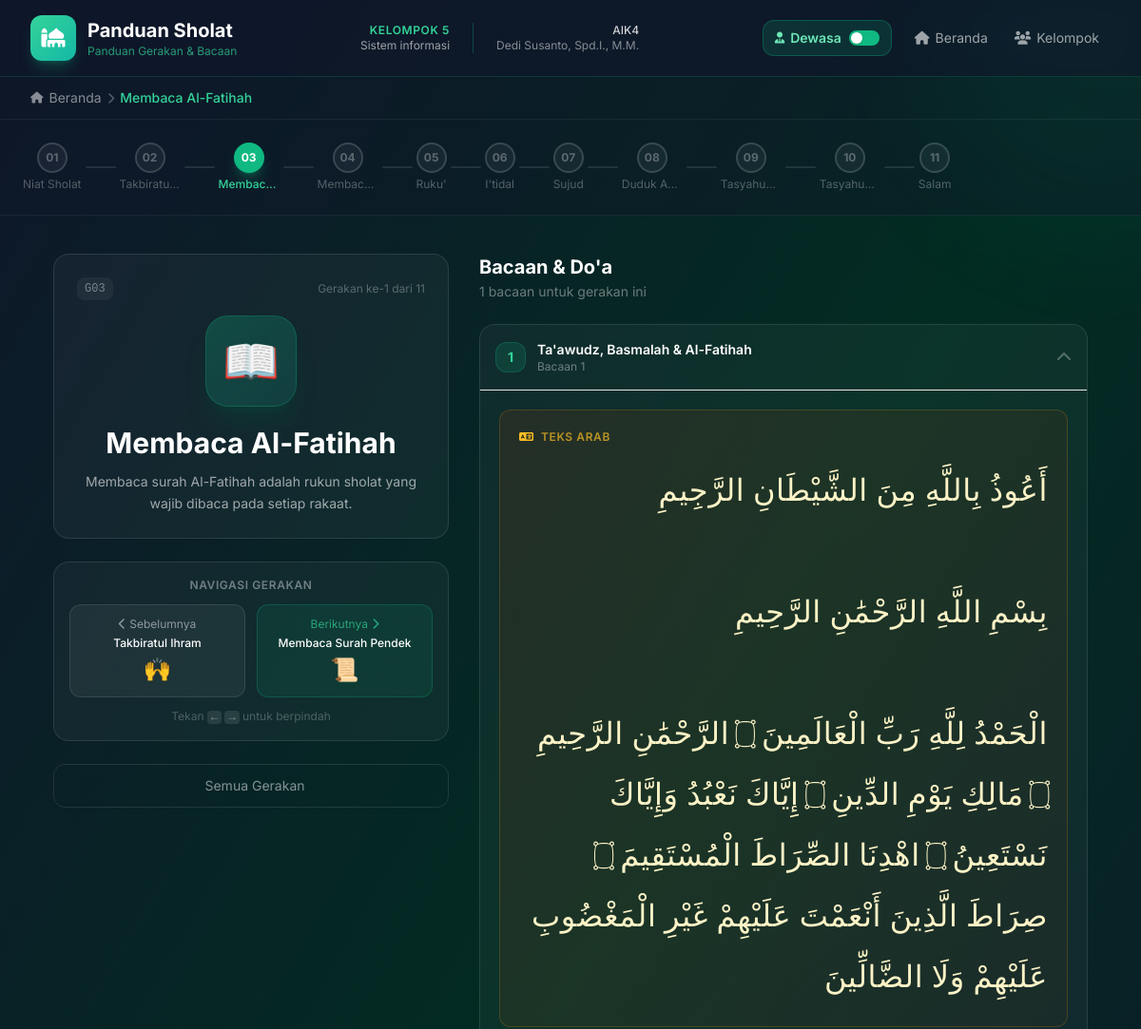
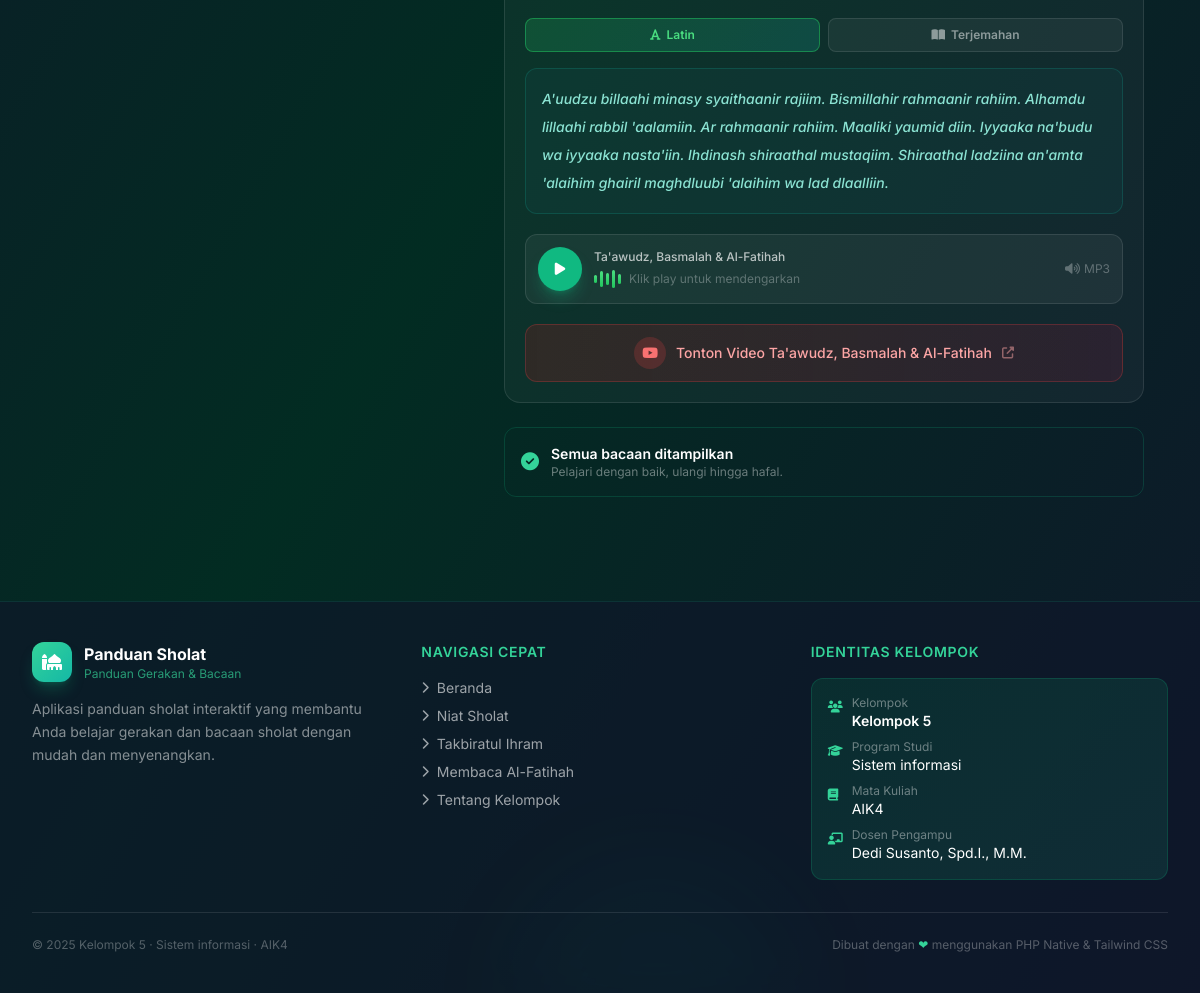
Screenshot of /detail.php?id=3 with the database file from the repository (2 pictures, top to bottom).
### tables this page shows
CREATE TABLE `gerakan_sholat` (
    `id`                INT AUTO_INCREMENT PRIMARY KEY,
    `kode`              VARCHAR(10) NOT NULL UNIQUE COMMENT 'Kode unik gerakan, e.g. G01',
    `nama`              VARCHAR(100) NOT NULL COMMENT 'Nama gerakan sholat',
    `icon`              VARCHAR(50) NOT NULL DEFAULT '🕌' COMMENT 'Emoji icon',
    `warna`             VARCHAR(20) NOT NULL DEFAULT 'emerald' COMMENT 'Nama warna tema (Tailwind)',
    `gambar`            VARCHAR(255) DEFAULT NULL COMMENT 'Path gambar/SVG gerakan',
    `deskripsi_dewasa`  TEXT NOT NULL COMMENT 'Deskripsi untuk mode dewasa',
    `deskripsi_anak`    TEXT NOT NULL COMMENT 'Deskripsi untuk mode anak-anak',
    `urutan`            INT NOT NULL DEFAULT 0 COMMENT 'Urutan tampil (sorting)',
    `created_at`        TIMESTAMP DEFAULT CURRENT_TIMESTAMP,
    `updated_at`        TIMESTAMP DEFAULT CURRENT_TIMESTAMP ON UPDATE CURRENT_TIMESTAMP,
    INDEX `idx_urutan` (`urutan`)
);

CREATE TABLE `bacaan_sholat` (
    `id`                INT AUTO_INCREMENT PRIMARY KEY,
    `gerakan_id`        INT NOT NULL COMMENT 'FK ke gerakan_sholat',
    `judul`             VARCHAR(150) NOT NULL COMMENT 'Judul bacaan',
    `arab`              TEXT NOT NULL COMMENT 'Teks Arab',
    `latin`             TEXT NOT NULL COMMENT 'Transliterasi Latin',
    `terjemah_dewasa`   TEXT NOT NULL COMMENT 'Terjemahan mode dewasa',
    `terjemah_anak`     TEXT NOT NULL COMMENT 'Terjemahan mode anak-anak',
    `audio_file`        VARCHAR(255) DEFAULT NULL COMMENT 'Path file audio MP3',
    `video_url`         VARCHAR(500) DEFAULT NULL COMMENT 'URL YouTube embed',
    `urutan`            INT NOT NULL DEFAULT 0 COMMENT 'Urutan tampil dalam gerakan',
    `created_at`        TIMESTAMP DEFAULT CURRENT_TIMESTAMP,
    `updated_at`        TIMESTAMP DEFAULT CURRENT_TIMESTAMP ON UPDATE CURRENT_TIMESTAMP,
    INDEX `idx_gerakan_urutan` (`gerakan_id`, `urutan`),
    CONSTRAINT `fk_bacaan_gerakan`
        FOREIGN KEY (`gerakan_id`) REFERENCES `gerakan_sholat`(`id`)
        ON DELETE CASCADE ON UPDATE CASCADE
);

### detail.php (the view, shortened to what the rows shown need)
<?php
require_once 'config/data.php';
$id      = isset($_GET['id']) ? (int)$_GET['id'] : 1;
$gerakan = null;
$idx     = 0;
foreach ($gerakanSholat as $i => $g) {
    if ($g['id'] === $id) {
        $gerakan = $g;
        $idx     = $i;
        break;
    }
}
$prevGerakan = $idx > 0 ? $gerakanSholat[$idx - 1] : null;
$nextGerakan = $idx < count($gerakanSholat) - 1 ? $gerakanSholat[$idx + 1] : null;
include 'includes/header.php';
include 'includes/nav.php';
?>
<div class="relative z-10 overflow-x-auto py-6 bg-slate-900/40 border-b border-white/5">
    <div class="flex items-center min-w-max mx-auto px-6 gap-0">
        <?php foreach ($gerakanSholat as $i => $g): ?>
        <div class="flex items-center">
            <a href="detail.php?id=<?= $g['id'] ?>"
               title="<?= htmlspecialchars($g['nama']) ?>"
               class="progress-step flex flex-col items-center gap-1 group">
                <div class="w-8 h-8 rounded-full border-2 flex items-center justify-center text-xs font-bold transition-all duration-300
                    <?php if ($g['id'] == $id): ?>
                        border-emerald-500 bg-emerald-500 text-white shadow-lg shadow-emerald-500/30
                    <?php elseif ($i < $idx): ?>
                        border-emerald-600/60 bg-emerald-600/20 text-emerald-400
                    <?php else: ?>
                        border-white/15 bg-white/5 text-white/30 group-hover:border-emerald-500/50 group-hover:text-white/60
                    <?php endif; ?>">
                    <?php if ($i < $idx): ?>
                        <i class="fas fa-check text-xs"></i>
                    <?php else: ?>
                        <?= str_pad($i + 1, 2, '0', STR_PAD_LEFT) ?>
                    <?php endif; ?>
                </div>
                <span class="text-xs whitespace-nowrap max-w-16 truncate text-center
                    <?= $g['id'] == $id ? 'text-emerald-400 font-medium' : 'text-white/30' ?>">
                    <?= htmlspecialchars($g['nama']) ?>
                </span>
            </a>
            <?php if ($i < count($gerakanSholat) - 1): ?>
            <div class="w-8 h-0.5 mx-1 rounded-full transition-colors
                <?= $i < $idx ? 'bg-emerald-500/50' : 'bg-white/10' ?>"></div>
            <?php endif; ?>
        </div>
        <?php endforeach; ?>
    </div>
</div>
<div class="max-w-6xl mx-auto px-4 sm:px-6 lg:px-8 py-10">
    <div class="grid grid-cols-1 lg:grid-cols-5 gap-8">
        <div class="lg:col-span-2 space-y-6">
            <div class="glass-card rounded-2xl p-6 border border-white/10 animate__animated animate__fadeInLeft">
                <div class="flex items-center justify-between mb-4">
                    <span class="text-xs font-mono text-white/40 bg-white/5 px-2 py-1 rounded-lg"><?= $gerakan['kode'] ?></span>
                    <span class="text-xs text-white/30">Gerakan ke-<?= $idx + 1 ?> dari <?= count($gerakanSholat) ?></span>
                </div>
                <div class="flex justify-center mb-5">
                    <div class="w-24 h-24 rounded-3xl bg-gradient-to-br from-emerald-500/25 to-teal-500/15
                                border border-emerald-500/25 flex items-center justify-center text-5xl
                                animate-float shadow-xl shadow-emerald-900/30">
                        <?= $gerakan['icon'] ?>
                    </div>
                </div>
                <h2 class="text-2xl md:text-3xl font-bold text-white text-center mb-2">
                    <?= htmlspecialchars($gerakan['nama']) ?>
                </h2>
                <div x-show="!isAnakMode" class="text-white/60 text-sm leading-relaxed text-center mt-3">
                    <?= htmlspecialchars($gerakan['deskripsi']['dewasa']) ?>
                </div>
            </div>
            <div class="glass-card rounded-2xl p-4 border border-white/10">
                <div class="flex gap-3">
                    <?php if ($prevGerakan): ?>
                    <a href="detail.php?id=<?= $prevGerakan['id'] ?>"
                       id="nav-prev"
                       class="flex-1 flex flex-col items-center p-3 rounded-xl bg-white/5 hover:bg-white/10 border border-white/10 hover:border-white/20 transition-all group">
                        <div class="flex items-center gap-1 text-white/50 group-hover:text-white text-sm mb-1">
                            <i class="fas fa-chevron-left text-xs"></i>
                            <span class="text-xs">Sebelumnya</span>
                        </div>
                        <span class="text-white font-medium text-xs text-center"><?= htmlspecialchars($prevGerakan['nama']) ?></span>
                        <span class="text-2xl mt-1"><?= $prevGerakan['icon'] ?></span>
                    </a>
                    <?php else: ?>
                    <div class="flex-1 flex flex-col items-center p-3 rounded-xl bg-white/3 border border-white/5 opacity-40">
                        <span class="text-white/30 text-xs">Awal</span>
                    </div>
                    <?php endif; ?>
                    <?php if ($nextGerakan): ?>
                    <a href="detail.php?id=<?= $nextGerakan['id'] ?>"
                       id="nav-next"
                       class="flex-1 flex flex-col items-center p-3 rounded-xl bg-emerald-500/10 hover:bg-emerald-500/20 border border-emerald-500/25 hover:border-emerald-500/50 transition-all group">
                        <div class="flex items-center gap-1 text-emerald-400/70 group-hover:text-emerald-400 text-sm mb-1">
                            <span class="text-xs">Berikutnya</span>
                            <i class="fas fa-chevron-right text-xs"></i>
                        </div>
                        <span class="text-white font-medium text-xs text-center"><?= htmlspecialchars($nextGerakan['nama']) ?></span>
                        <span class="text-2xl mt-1"><?= $nextGerakan['icon'] ?></span>
                    </a>
                    <?php endif; ?>
                </div>
            </div>
        </div>
        <div class="lg:col-span-3 space-y-6 animate__animated animate__fadeInRight">
            <?php foreach ($gerakan['bacaan'] as $bIdx => $bacaan): ?>
            <div class="glass-card rounded-2xl border border-white/10 overflow-hidden"
                 x-data="{ showVideo: false, isExpanded: true }"
                 style="animation-delay: <?= $bIdx * 0.1 ?>s">
                <div class="flex items-center justify-between p-4 border-b border-white/8 cursor-pointer"
                     @click="isExpanded = !isExpanded">
                    <div class="flex items-center gap-3">
                        <div class="w-8 h-8 rounded-xl bg-emerald-500/15 border border-emerald-500/25 flex items-center justify-center text-emerald-400 text-sm font-bold">
                            <?= $bIdx + 1 ?>
                        </div>
                        <div>
                            <h4 class="text-white font-semibold text-sm"><?= htmlspecialchars($bacaan['judul']) ?></h4>
                            <p class="text-white/40 text-xs">Bacaan <?= $bIdx + 1 ?></p>
                        </div>
                    </div>
                    <i class="fas fa-chevron-down text-white/30 transition-transform duration-200"
                       :class="isExpanded ? 'rotate-180' : ''"></i>
                </div>
                <div x-show="isExpanded" x-collapse class="p-5 space-y-5">
                    <div class="p-5 rounded-xl bg-gradient-to-br from-amber-900/20 to-yellow-900/10 border border-amber-500/20">
                        <div class="flex items-center gap-2 mb-4">
                            <i class="fas fa-language text-amber-400 text-xs"></i>
                            <span class="text-amber-400/70 text-xs uppercase tracking-wider font-semibold">Teks Arab</span>
                        </div>
                        <p class="arabic-text"><?= nl2br($bacaan['arab']) ?></p>
                    </div>
                    <div x-data="{ tab: 'latin' }">
                        <div class="flex gap-2 mb-4">
                            <button @click="tab='latin'"
                                    :class="tab === 'latin' ? 'bacaan-tab-btn active bg-emerald-500/15 border-emerald-500/40 text-emerald-400' : 'bacaan-tab-btn bg-white/5 border-white/10 text-white/50 hover:text-white hover:bg-white/10'"
                                    class="flex-1 py-2 text-xs font-semibold rounded-lg border transition-all">
                                <i class="fas fa-font mr-1.5"></i>Latin
                            </button>
                            <button @click="tab='terjemah'"
                                    :class="tab === 'terjemah' ? 'bacaan-tab-btn active bg-emerald-500/15 border-emerald-500/40 text-emerald-400' : 'bacaan-tab-btn bg-white/5 border-white/10 text-white/50 hover:text-white hover:bg-white/10'"
                                    class="flex-1 py-2 text-xs font-semibold rounded-lg border transition-all">
                                <i class="fas fa-book-open mr-1.5"></i>Terjemahan
                            </button>
                        </div>
                        <div x-show="tab === 'latin'" x-transition>
                            <div class="p-4 rounded-xl bg-teal-900/20 border border-teal-500/20">
                                <p class="text-teal-200/90 text-sm leading-loose italic font-medium">
                                    <?= htmlspecialchars($bacaan['latin']) ?>
                                </p>
                            </div>
                        </div>
                    </div>
                    <?php
                        $audioJs = htmlspecialchars(json_encode(BASE_URL . $bacaan['audio'], JSON_UNESCAPED_UNICODE), ENT_QUOTES, 'UTF-8');
                        $judulJs = htmlspecialchars(json_encode($bacaan['judul'], JSON_UNESCAPED_UNICODE), ENT_QUOTES, 'UTF-8');
                    ?>
                    <div class="flex items-center gap-3 p-3 rounded-xl bg-white/5 border border-white/10">
                        <button onclick="playAudio(<?= $audioJs ?>, <?= $judulJs ?>)"
                                id="audio-btn-<?= $bIdx ?>"
                                class="w-11 h-11 rounded-full bg-emerald-500 hover:bg-emerald-400 text-white flex items-center justify-center shadow-lg shadow-emerald-500/30 transition-all hover:scale-105 flex-shrink-0">
                            <i class="fas fa-play text-sm"></i>
                        </button>
                        <div class="flex-1 min-w-0">
                            <p class="text-white/70 text-xs font-medium"><?= htmlspecialchars($bacaan['judul']) ?></p>
                            <div class="flex items-center gap-2 mt-1">
                                <div class="audio-wave paused" id="wave-<?= $bIdx ?>">
                                    <span></span><span></span><span></span><span></span><span></span>
                                </div>
                                <span class="text-white/30 text-xs">Klik play untuk mendengarkan</span>
                            </div>
                        </div>
                        <div class="flex items-center gap-1 text-white/30">
                            <i class="fas fa-volume-up text-xs"></i>
                            <span class="text-xs">MP3</span>
                        </div>
                    </div>
                    <?php if (!empty($bacaan['video'])): ?>
                    <?php
                        $videoJs = htmlspecialchars(json_encode($bacaan['video'], JSON_UNESCAPED_UNICODE), ENT_QUOTES, 'UTF-8');
                    ?>
                    <button @click="openVideo(<?= $videoJs ?>, <?= $judulJs ?>)"
                            class="w-full flex items-center justify-center gap-2.5 py-3 rounded-xl
                                   bg-gradient-to-r from-red-900/30 to-rose-900/20 border border-red-500/25
                                   hover:from-red-900/50 hover:border-red-500/50 transition-all group text-sm font-medium text-red-300 hover:text-red-200">
                        <div class="w-8 h-8 rounded-full bg-red-500/20 flex items-center justify-center group-hover:bg-red-500/30 transition-colors">
                            <i class="fab fa-youtube text-red-400"></i>
                        </div>
                        <span>Tonton Video <?= htmlspecialchars($bacaan['judul']) ?></span>
                        <i class="fas fa-external-link-alt text-xs opacity-50"></i>
                    </button>
                    <?php endif; ?>
                </div>
            </div>
            <?php endforeach; ?>
        </div>
    </div>
</div>
<?php include 'includes/footer.php'; ?>

### includes/footer.php (shortened to what the rows shown need)
    </main>
    <footer class="relative z-10 mt-16 border-t border-emerald-500/15 bg-slate-900/70 backdrop-blur-xl">
        <div class="max-w-7xl mx-auto px-4 sm:px-6 lg:px-8 py-10">
            <div class="grid grid-cols-1 md:grid-cols-3 gap-8">
                <div>
                    <ul class="space-y-2">
                        <?php
                        if (isset($gerakanSholat)):
                            $firstThree = array_slice($gerakanSholat, 0, 3);
                            foreach ($firstThree as $g):
                        ?>
                        <li>
                            <a href="<?= BASE_URL ?>detail.php?id=<?= $g['id'] ?>"
                               class="text-white/60 hover:text-emerald-400 text-sm transition-colors flex items-center gap-2">
                                <i class="fas fa-chevron-right text-xs"></i> <?= htmlspecialchars($g['nama']) ?>
                            </a>
                        </li>
                        <?php endforeach; endif; ?>
                    </ul>
                </div>
            </div>
        </div>
    </footer>
</body>
</html>

### rows the page displays
gerakan_sholat: i "01", nama "Niat Sholat"
gerakan_sholat: i "02", nama "Takbiratu…", nama "Takbiratul Ihram", icon "🙌"
gerakan_sholat: i "03", nama "Membac…", kode "G03", icon "📖", nama "Membaca Al-Fatihah", deskripsi_dewasa "Membaca surah Al-Fatihah adalah rukun sholat yang wajib dibaca pada setiap rakaat."
gerakan_sholat: i "04", nama "Membac…", nama "Membaca Surah Pendek", icon "📜"
gerakan_sholat: i "05", nama "Ruku'"
gerakan_sholat: i "06", nama "I'tidal"
gerakan_sholat: i "07", nama "Sujud"
gerakan_sholat: i "08", nama "Duduk A…"
gerakan_sholat: i "09", nama "Tasyahu…"
gerakan_sholat: i "10", nama "Tasyahu…"
gerakan_sholat: i "11", nama "Salam"
bacaan_sholat: judul "Ta'awudz, Basmalah & Al-Fatihah", arab "أَعُوذُ بِاللَّهِ مِنَ الشَّيْطَانِ الرَّجِيمِ بِسْمِ اللَّهِ الرَّحْمَٰنِ الرَّحِيمِ الْحَمْدُ لِلَّهِ رَبِّ الْعَالَمِينَ ۝ الرَّحْمَٰنِ الرَّحِيمِ ۝ مَالِكِ يَوْمِ الدِّينِ ۝ إِيَّاكَ نَعْبُدُ وَإِيَّاكَ نَسْتَعِينُ ۝ اهْدِنَا الصِّرَاطَ الْمُسْتَقِيمَ ۝ صِرَاطَ الَّذِينَ أَنْعَمْتَ عَلَيْهِمْ غَيْرِ الْمَغْضُوبِ عَلَيْهِمْ وَلَا الضَّالِّينَ", latin "A'uudzu billaahi minasy syaithaanir rajiim. Bismillahir rahmaanir rahiim. Alhamdu lillaahi rabbil 'aalamiin. Ar rahmaanir rahiim. Maaliki yaumid diin. Iyyaaka na'budu wa iyyaaka nasta'iin. Ihdinash shiraathal mustaqiim. Shiraathal ladziina an'amta 'alaihim ghairil maghdluubi 'alaihim wa lad dlaalliin."

### other values shown
APP_NAME "Panduan Sholat"
KELOMPOK_NAMA "KELOMPOK 5"
PRODI "Sistem informasi"
MATA_KULIAH "AIK4"
DOSEN "Dedi Susanto, Spd.I., M.M."
$crumb['label'] "Membaca Al-Fatihah"
$idx + 1 "1"
count($gerakanSholat) "11"
count($gerakan['bacaan']) "1"
KELOMPOK_NAMA "Kelompok 5"
